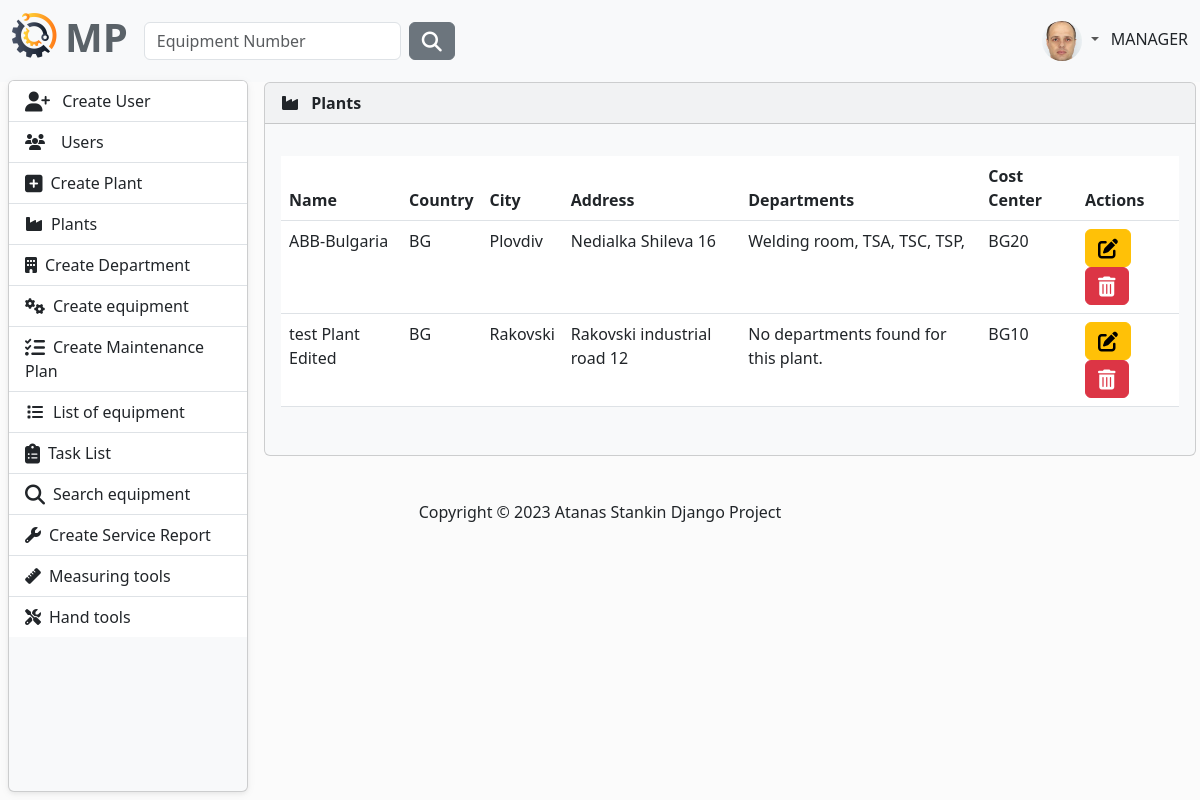
The app's page /plant/list/ (signed in), older data.
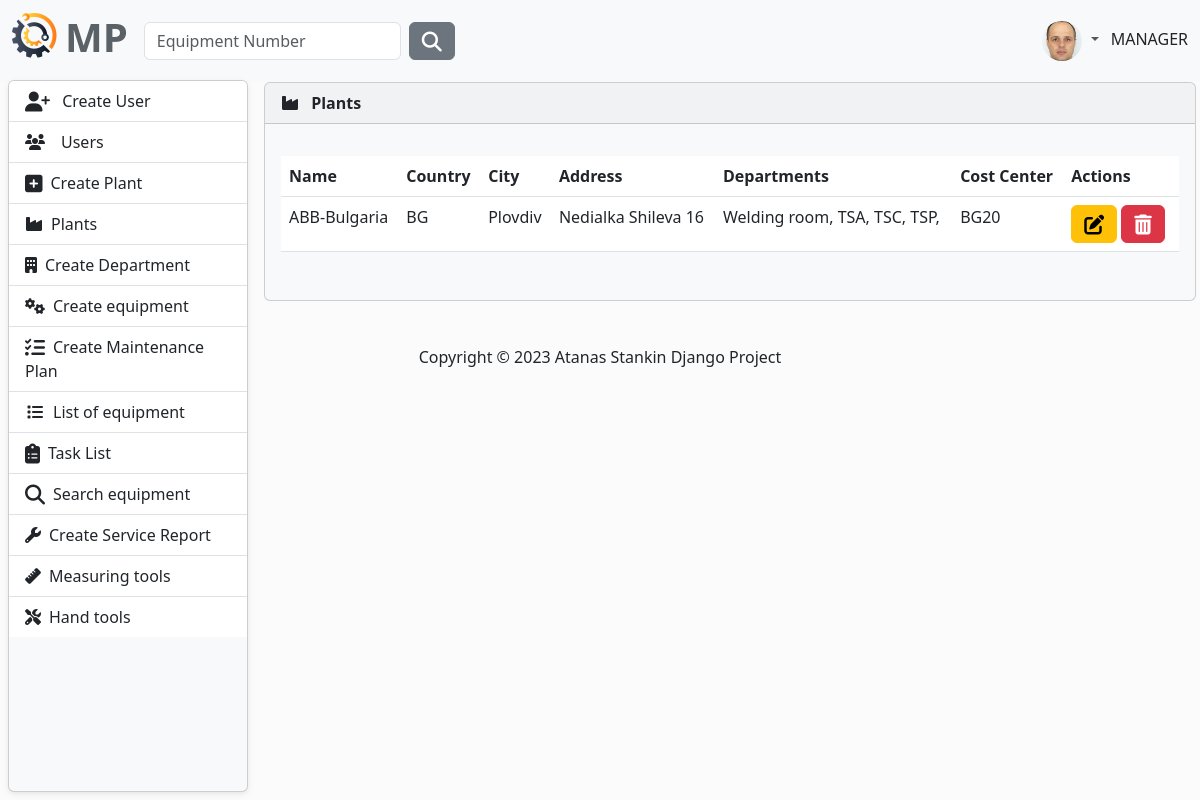
The same page, newer data.
### MaintenancePlanner/plant/models.py (models this page shows, shortened)
class Plant(models.Model):
    name = models.CharField(
        max_length=30,
    )
    country = models.CharField(
        max_length=30,
    )
    city = models.CharField(
        max_length=30,
    )
    address = models.CharField(
        max_length=50,
    )
    cost_center = models.CharField(
        max_length=10,
        verbose_name='Cost Center'
    )

class Department(models.Model):
    name = models.CharField(
        max_length=30,
    )
    plant = models.ForeignKey(
        to=Plant,
        on_delete=models.CASCADE,
    )
    def __str__(self):
        return self.name

### MaintenancePlanner/plant/views.py (the view)
# urls.py: path('list/', PlantListView.as_view(), name='plants-list'),
class PlantListView(LoginRequiredMixin, AllowedUsersMixin, ListView):
    allowed_roles = ['MANAGER']
    model = Plant
    template_name = 'plant/plant-list.html'
    context_object_name = 'plants'
    def get_context_data(self, **kwargs):
        context = super().get_context_data(**kwargs)
        plants = self.get_queryset()
        departments = {plant.id: plant.department_set.all() for plant in plants}
        context['departments'] = departments
        return context

### MaintenancePlanner/accounts/mixins.py (called while the page is built)
    def dispatch(self, request, *args, **kwargs):
        if request.user.role in self.allowed_roles:
            return super().dispatch(request, *args, **kwargs)
        else:
            return redirect('home-page')

### MaintenancePlanner/plant/templatetags/plant_tags.py (called while the page is built)
@register.filter
def get_departments(departments, plant_id):
    return departments.get(plant_id, [])

### MaintenancePlanner/plant/templates/plant/plant-list.html (shortened to what this page needs)
{% extends "base.html" %}
{% load plant_tags %}
{% block content %}
    <article>
        {% if plants %}
            <div class="card bg-light ms-1 me-4 mb-4 mt-0">
                <div class="card-header">
                    <i class="fa-solid fa-industry me-2"></i>
                    <strong>Plants</strong>
                </div>
                <div class="card-body">
                    <p class="card-text">
                    <div class="table-responsive">
                        <table class="table table-hover">
                            <thead>
                            <tr>
                                <th scope="col">Name</th>
                                <th scope="col">Country</th>
                                <th scope="col">City</th>
                                <th scope="col">Address</th>
                                <th scope="col">Departments</th>
                                <th scope="col">Cost Center</th>
                                <th scope="col">Actions</th>
                            </tr>
                            </thead>
                            <tbody>
                            {% for plant in  plants %}
                                <tr>
                                    <td>
                                        {{ plant.name }}
                                    </td>
                                    <td>
                                        {{ plant.country }}
                                    </td>
                                    <td>
                                        {{ plant.city }}
                                    </td>
                                    <td>
                                        {{ plant.address }}
                                    </td>
                                    <td>
                                        {% with departments|get_departments:plant.id as plant_departments %}
                                            {% for department in plant_departments %}
                                                {{ department }},
                                                {% empty %}
                                                No departments found for this plant.
                                            {% endfor %}
                                        {% endwith %}
                                    </td>
                                    <td>
                                        {{ plant.cost_center }}
                                    </td>
                                    <td>
                                        <a class="btn btn-warning" href="{% url 'update-plant' plant.id %}">
                                            <i class="fa-solid fa-pen-to-square fa-lg"></i>
                                        </a>
                                        <button type="button" class="btn btn-danger me-1"
                                                href="{% url 'delete-plant' plant.id %}"
                                                data-bs-toggle="modal"
                                                data-bs-target="#myModal2{{ plant.id }}">
                                            <i class="fa-solid fa-trash-can fa-lg"></i>
                                        </button>
                                    </td>
                                </tr>
                            {% endfor %}
                            </tbody>
                        </table>
                    </div>
                    </p>
                </div>
            </div>
        {% endif %}
    </article>
{% endblock %}

Row changes from the older to the newer data that the page shows:
removed Plant: name "test Plant Edited", country "BG", city "Rakovski", address "Rakovski industrial road 12", cost_center "BG10"
